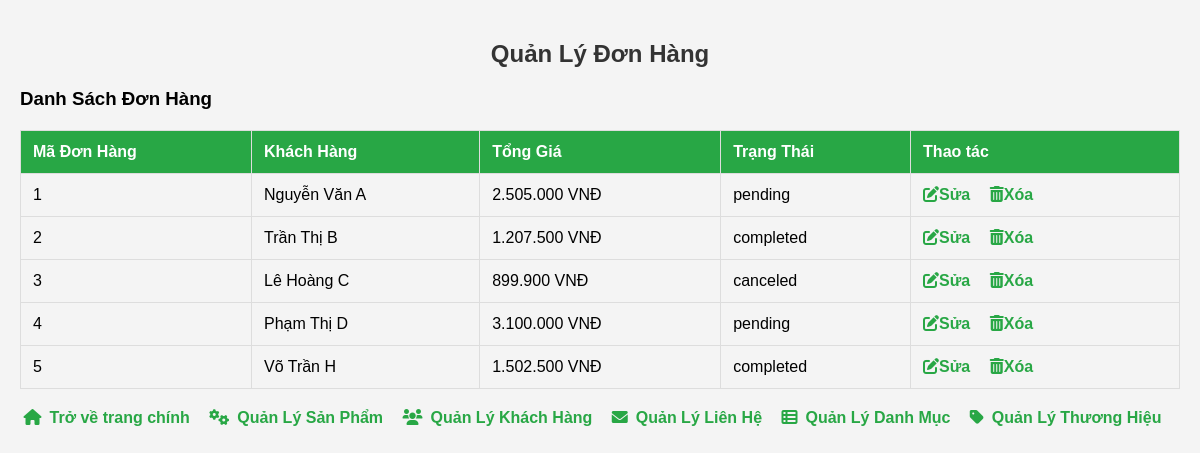
The page /admin/manage_orders.php on the database its author committed.
### tables this page shows
CREATE TABLE Orders (
    order_id INT AUTO_INCREMENT PRIMARY KEY,
    user_id INT NOT NULL,
    total_amount DECIMAL(10, 2) NOT NULL,
    shipping_address TEXT NOT NULL,
    order_date TIMESTAMP DEFAULT CURRENT_TIMESTAMP,
    status ENUM('pending', 'completed', 'canceled') DEFAULT 'pending',
    FOREIGN KEY (user_id) REFERENCES User_Accounts(account_id) ON DELETE CASCADE
);

CREATE TABLE User_Accounts (
    account_id INT AUTO_INCREMENT PRIMARY KEY,
    username VARCHAR(50) NOT NULL UNIQUE,
    password_hash VARCHAR(255) NOT NULL,
    email VARCHAR(100) NOT NULL UNIQUE,
    full_name VARCHAR(100),
    phone VARCHAR(15),
    gender ENUM('male', 'female', 'other'),
    date_of_birth DATE,
    created_at TIMESTAMP DEFAULT CURRENT_TIMESTAMP,
    updated_at TIMESTAMP DEFAULT CURRENT_TIMESTAMP ON UPDATE CURRENT_TIMESTAMP
);

### admin/manage_orders.php (the view, shortened to what this page needs)
<?php
include __DIR__ . '/../includes/db.php';
$stmt = $pdo->query("
    SELECT
        o.order_id,
        o.total_amount,
        o.status,
        u.full_name AS customer_name  -- Thay đổi ở đây để trỏ đến cột 'full_name' chứa tên khách hàng
    FROM Orders o
    JOIN User_Accounts u ON o.user_id = u.account_id
");
$orders = $stmt->fetchAll(PDO::FETCH_ASSOC);
?>
<!DOCTYPE html>
<html lang="vi">
<head>
    <link href="https://cdnjs.cloudflare.com/ajax/libs/font-awesome/6.0.0-beta3/css/all.min.css" rel="stylesheet">
</head>
<body>
    <h2>Quản Lý Đơn Hàng</h2>
    <h3>Danh Sách Đơn Hàng</h3>
    <table>
        <thead>
            <tr>
                <th>Mã Đơn Hàng</th>
                <th>Khách Hàng</th>
                <th>Tổng Giá</th>
                <th>Trạng Thái</th>
                <th>Thao tác</th>
            </tr>
        </thead>
        <tbody>
            <?php foreach ($orders as $order): ?>
                <tr>
                    <td><?php echo htmlspecialchars($order['order_id']); ?></td>
                    <td><?php echo htmlspecialchars($order['customer_name']); ?></td>
                    <td><?php echo number_format($order['total_amount'], 0, ',', '.') . ' VNĐ'; ?></td>
                    <td><?php echo htmlspecialchars($order['status']); ?></td>
                    <td>
                        <a href="edit_order.php?id=<?php echo $order['order_id']; ?>"><i class="fas fa-edit"></i>Sửa</a>
                        <a href="?delete_id=<?php echo $order['order_id']; ?>" onclick="return confirm('Bạn có chắc chắn muốn xóa đơn hàng này không?');">
                            <i class="fas fa-trash-alt"></i>Xóa
                        </a>
                    </td>
                </tr>
            <?php endforeach; ?>
        </tbody>
    </table>
    <div class="button-container">
        <a href="index_ad.php"><i class="fas fa-home"></i>Trở về trang chính</a>
        <a href="manage_products.php"><i class="fas fa-cogs"></i>Quản Lý Sản Phẩm</a>
        <a href="manage_customers.php"><i class="fas fa-users"></i>Quản Lý Khách Hàng</a>
        <a href="manage_contacts.php"><i class="fas fa-envelope"></i>Quản Lý Liên Hệ</a>
        <a href="manage_categories.php"><i class="fas fa-th-list"></i>Quản Lý Danh Mục</a>
        <a href="manage_brands.php"><i class="fas fa-tag"></i>Quản Lý Thương Hiệu</a>
    </div>
</body>
</html>

### admin/manage_orders.php (style rules this page uses)
body { font-family: Arial, sans-serif; background-color: #f4f4f4; margin: 0; padding: 20px; }
h2 { text-align: center; color: #333; }
table { width: 100%; border-collapse: collapse; margin-top: 20px; }
th, td { padding: 12px; border: 1px solid #ddd; text-align: left; }
th { background-color: #28a745; color: white; }
.button-container { margin-top: 20px; text-align: center; }
a { text-decoration: none; color: #28a745; margin-right: 15px; font-weight: bold; }
.button-container a i { margin-right: 8px; }

### rows shown on the page
orders: order_id "1", user.full_name "Nguyễn Văn A", total_amount "2.505.000", status "pending"
orders: order_id "2", user.full_name "Trần Thị B", total_amount "1.207.500", status "completed"
orders: order_id "3", user.full_name "Lê Hoàng C", total_amount "899.900", status "canceled"
orders: order_id "4", user.full_name "Phạm Thị D", total_amount "3.100.000", status "pending"
orders: order_id "5", user.full_name "Võ Trần H", total_amount "1.502.500", status "completed"
